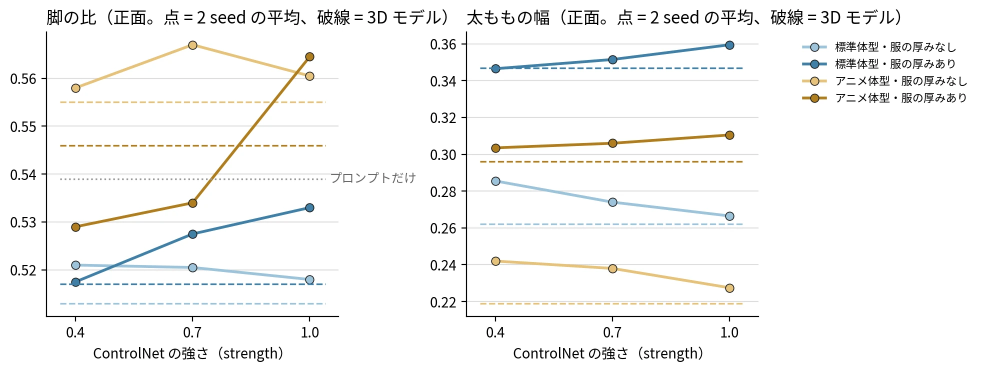
#> input picture content/notes/generative-ai/depth-body-shape/images/depth_strength.webp, 1965 x 744 px, given in place of real_plain_front.png, which was not available (shown at 1/2 size)
$ python figures.py images/depth_strength.webp images/depth_thigh.webp
#> lines starting #> are read from the running program, lines starting #| are printed output that depends on the picture
#> (reads content/notes/generative-ai/face-redraw/lab/metrics.json from the repository)
"""深度マップと体型・服の厚みのノートの図を作る。

- depth_cover.webp: プロンプトだけと、4 つの 3D モデルの深度マップ → 生成した絵（同じプロンプトと seed）
- depth_dolls.webp: 2 体の 3D モデルの深度マップに、頭の高さごとの目盛りを引いた図
- depth_bulk.webp: 服の厚みなし・ありの深度マップ。ありの方に、なしの輪郭を重ねる
- depth_measure.webp: 計測の線（頭頂・肩・股関節・膝・足首・足の裏と、太ももの幅）を、3D モデルの深度マップと生成した絵に引く
- depth_ratio.webp: 脚の比と肩より上の比（3D モデルと、生成した絵）
- depth_thigh.webp: 太ももの幅（鎧のプロンプトと、ゆったりした服のプロンプト）
- depth_strength.webp: 強さ 0.4・0.7・1.0 で、脚の比と太ももの幅がどう動くか
- depth_loose.webp: ゆったりした服のプロンプトで、プロンプトだけと 4 つの 3D モデルの 5 列 × 2 seed

    uv run --with pillow==12.0.0 --with matplotlib==3.9.2 --with numpy==2.1.3 \
        python figures.py <深度マップのディレクトリ> <生成した PNG のディレクトリ>

計測の値は lab/metrics.json（body_metrics.py の出力）を読む。
"""
import json
import sys
from pathlib import Path

import matplotlib
import numpy as np
from PIL import Image, ImageDraw, ImageFilter, ImageFont

matplotlib.use("Agg")
import matplotlib.pyplot as plt  # noqa: E402
from matplotlib import font_manager  # noqa: E402

HERE = Path(__file__).resolve().parent
LAB, IMAGES = HERE / "lab", HERE / "images"
IMAGES.mkdir(exist_ok=True)
CJK = "/usr/share/fonts/opentype/noto/NotoSansCJK-Regular.ttc"
font_manager.fontManager.addfont(CJK)
plt.rcParams["font.family"] = font_manager.FontProperties(fname=CJK).get_name()
INK, SUB, GRID = "#1f1f1f", "#666666", "#dddddd"
# 3D モデルごとの色: 現実の比率は青、アニメの比率は黄土。服の厚みありは濃く
COLORS = {"real_plain": "#9cc3db", "real_bulk": "#3f7fa6", "anime_plain": "#e6c27a", "anime_bulk": "#b07d1e"}
DOLLS = list(COLORS)
LABELS = {"text": "プロンプトだけ", "real_plain": "標準体型\n服の厚みなし", "real_bulk": "標準体型\n服の厚みあり",
          "anime_plain": "アニメ体型\n服の厚みなし", "anime_bulk": "アニメ体型\n服の厚みあり"}
SEEDS = (20261112, 20261113)
# 3D モデルの実寸（make_dolls.py の出力）。頭の高さ m と身長 m
DOLL_SIZE = {"real": (0.210, 1.590), "anime": (0.184, 1.760)}
PX_PER_M = 1216 / 2.1  # 平行投影のカメラの ortho_scale 2.1 m が縦 1216 px


def font(size):
    return ImageFont.truetype(CJK, size)


def to_webp(img, name):
    img.convert("RGB").save(IMAGES / name, "WEBP", quality=90, method=6)
    print("wrote", IMAGES / name)


def crop_fig(path, box=(166, 60, 666, 1216)):
    """832 x 1216 の絵から人物の周りを切る（3D モデルを使った絵は全て同じ枠）。"""
#> called with box = (166, 60, 666, 1216)
    return Image.open(path).convert("RGB").crop(box)
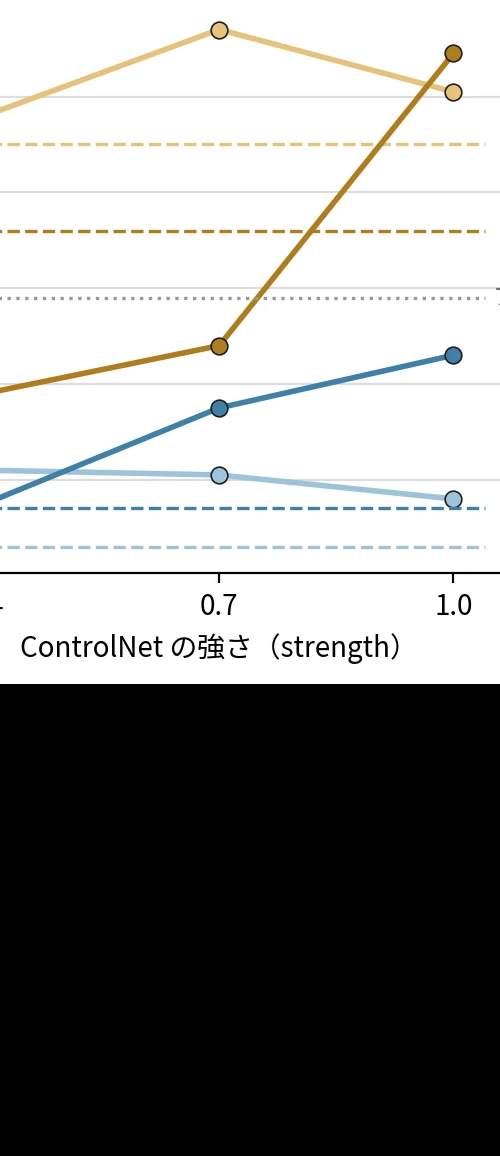
#> returned value: PIL image 500x1156 RGB; mean R, G, B 145.6, 145.8, 144.8


def crop_text(path):
    """プロンプトだけの絵は人物が大きく描かれるので、縦を全部残して同じ縦横比（500 : 1156）で切る。"""
    return crop_fig(path, (153, 0, 679, 1216))


# [25 lines left out: function labeled_grid, not called in this run]


def cover(depth, gen):
    seed = SEEDS[0]
    top = [None] + [crop_fig(depth / f"{k}_front.png") for k in DOLLS]
#> call 2 of crop_fig, with box = (166, 60, 666, 1216)
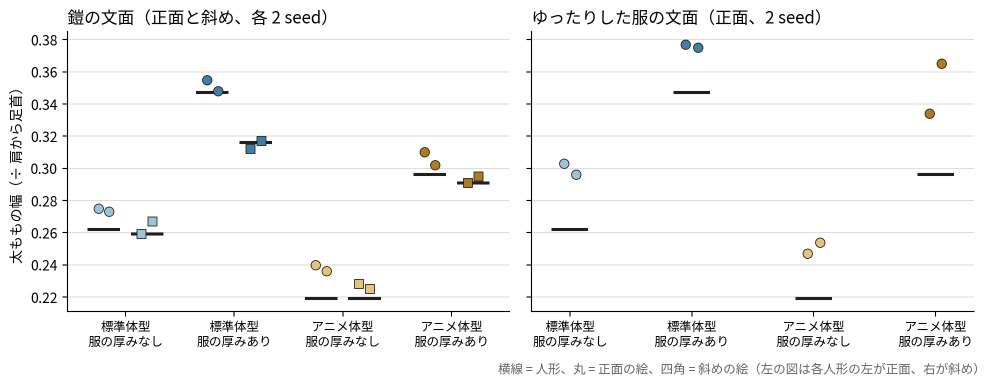
#> input picture content/notes/generative-ai/depth-body-shape/images/depth_thigh.webp, 1991 x 773 px, given in place of real_bulk_front.png, which was not available (shown at 1/2 size)
#> in crop_fig (call 2), `return Image.open(path).convert("RGB").crop(box)`:
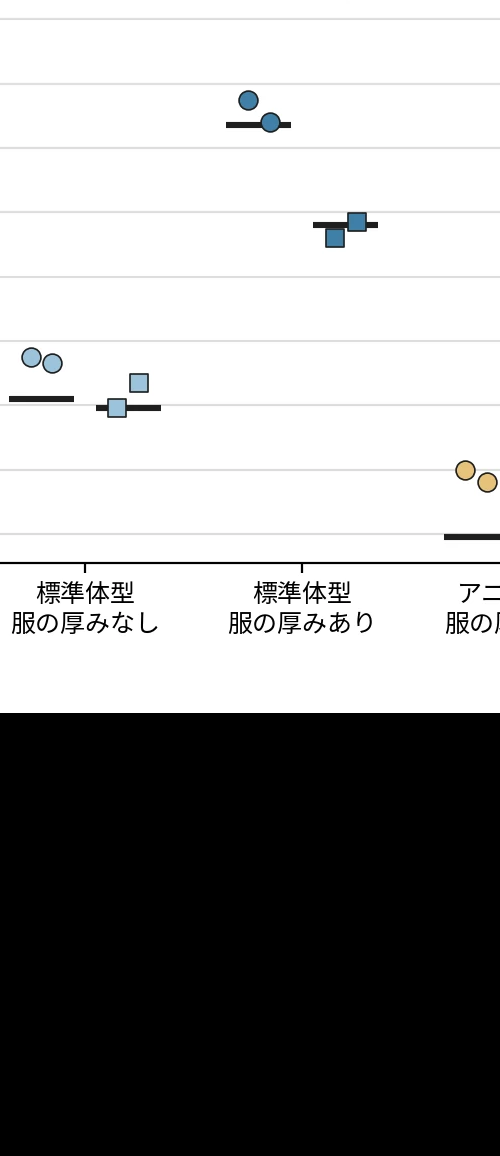
#> returned value: PIL image 500x1156 RGB; mean R, G, B 152.9, 153, 153.1
    bottom = [crop_text(gen / f"text_{seed}.png")] + [crop_fig(gen / f"{k}_front_s070_{seed}.png") for k in DOLLS]
    labeled_grid([top, bottom], [LABELS[k] for k in ["text"] + DOLLS], ["深度\nマップ", "生成した\n絵"], 0,
                 "depth_cover.webp", scale=0.44)


# [172 lines left out: functions loose, dolls, bulk, measure, savefig, style and 4 more, not called in this run]


def main():
    depth, gen = Path(sys.argv[1]), Path(sys.argv[2])
    m = json.load(open(LAB / "metrics.json"))
    cover(depth, gen)
    loose(depth, gen)
    dolls(depth)
    bulk(depth)
    measure(depth, gen, m)
    ratio(m)
    thigh(m)
    strength(m)


if __name__ == "__main__":
#> (the run stopped early here; a loop or call above may not have finished)
